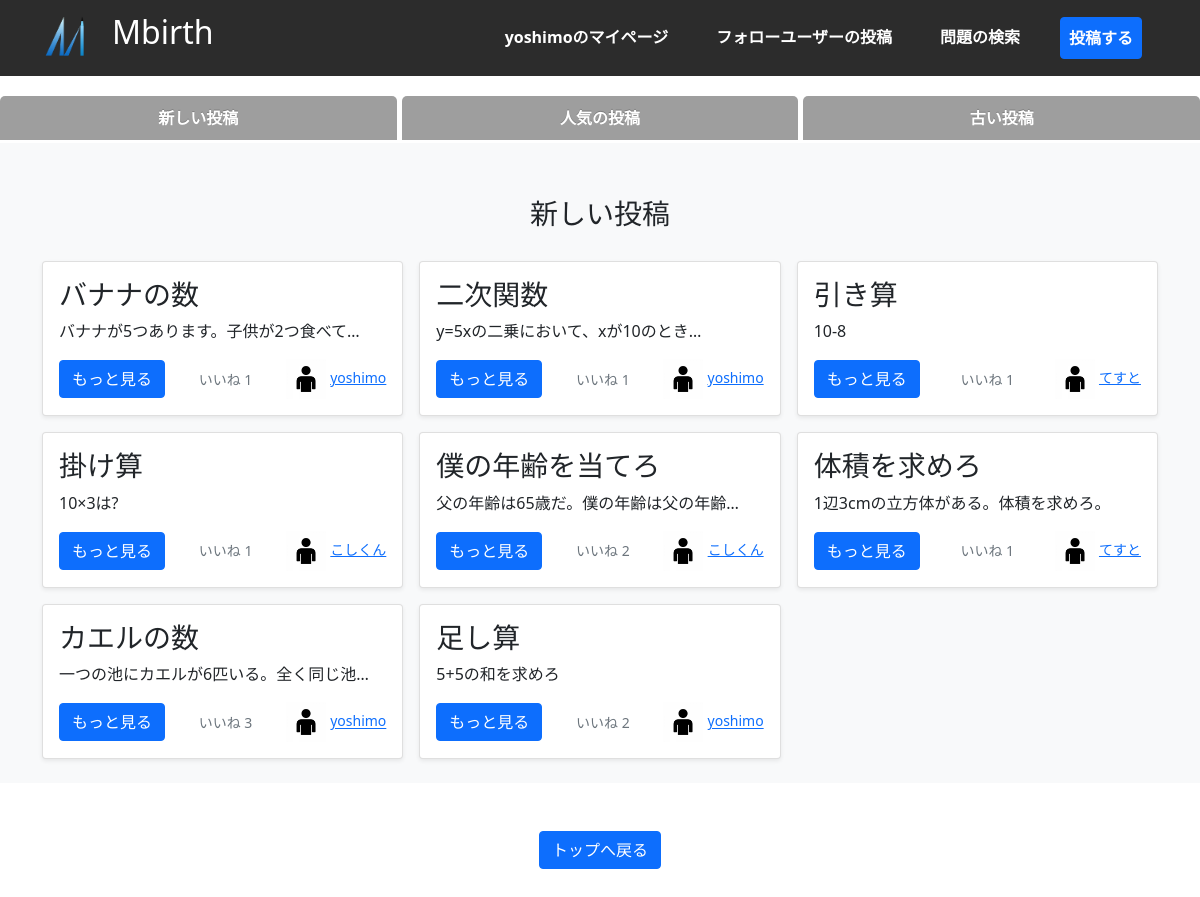
The app's page / (signed in) with its own data.
### accounts/models.py (models this page shows)
class CustomUser(AbstractUser):
    pass

### mathapp/models.py (models this page shows, shortened)
class QuestionPost(models.Model):
    user=models.ForeignKey(
        CustomUser,
        verbose_name="ユーザー",
        on_delete=models.CASCADE
    )
    title=models.CharField(
        max_length=25,
        verbose_name="問題タイトル"
        )
    content=models.TextField(
        verbose_name="問題文"
    )
    img=models.ImageField(
        verbose_name="画像(任意)",
        blank=True, #空欄でもよい
        null=True, #nullを許容
        upload_to="photos"  #MEDIA_ROOT以下のphotosにファイルを保存
    )
    answer=models.CharField(
        verbose_name="答え",
        max_length=30
    )
    explain=models.TextField(
        verbose_name="解説(任意)",
        blank=True,
        null=True,
    )
    posted_at=models.DateTimeField(
        verbose_name="投稿日時",
        auto_now_add=True  #日時を自動追加
    )

### mathapp/views.py (the view)
# urls.py: path("",views.NewQuestionView.as_view(),name="index"),  #新着順
class NewQuestionView(ListView):
    template_name="index.html"
    queryset=QuestionPost.objects.order_by("-posted_at")
    def get_context_data(self, **kwargs):
        context = super().get_context_data(**kwargs)
        context["fillter"] = "新しい投稿"  #htmlに表示させる文字列
        context["serchview"]=False  #検索結果を表示しているか
        question_all=QuestionPost.objects.order_by("-id")
        good_list=[0]  #各々の問題のいいね数を格納
        for question in question_all:
            good_num=len(Like.objects.filter(question=question))  #forで選ばれた問題オブジェクトをLikeモデルのquestionフィールドのフィルタにかけて、その問題のいいね数を取得する
            good_list.append(good_num)  #good_num変数をgood_listリストに格納
        context["good_list"]=good_list  #contextにgood_listに追加
        return context

### mathapp/templatetags/my_templatetags.py (called while the page is built)
@register.simple_tag
def yoshimo_list(some_list: list, index: int):
    try:
        result = some_list[int(index)]
        return result
    except:
        return ""

### mathapp/templates/index.html (shortened to what this page needs)
{% extends 'base.html' %}
{% block contents %}
    {% include 'question_list.html' %}
{% endblock contents %}

### mathapp/templates/base.html (shortened to what this page needs)
{% load static %}
<!DOCTYPE html>
<html lang="ja">
<head>
    <link href="https://cdn.jsdelivr.net/npm/bootstrap@5.0.2/dist/css/bootstrap.min.css" rel="stylesheet"
>
    <link href={% static "css/style.css" %} rel="stylesheet">
</head>
<body>
    <nav class="navbar navbar-expand-lg navbar-light py-2 DownMove" id="header"
        style="background-color: rgb(44, 44, 44);">
        <div class="container" style="background-color: rgb(44, 44, 44);">
            <div class="navbar-brand d-flex" href="#">
                <a href="{% url "mathapp:index" %}">
                    <img src="{% static "img/mbirth_logo.png" %}" alt="" width="50" height="50" style="margin-right: 20px;">
                    <a href="{%  url "mathapp:index" %}" style="text-decoration: none;">
                        <h2 class="text-white">Mbirth</h2>
                    </a>
                </a>
            </div>
            <div class="collapse navbar-collapse" id="navbarNav">
                <ul class="navbar-nav ms-auto" style="background-color: rgb(44, 44, 44);">
                    {% if user.is_authenticated %}
                    <li class="nav-item px-3">
                        <a class="nav-link yoshi-nav" href="{% url "mathapp:user_list" request.user.id %}">{{user.username}}のマイページ</a>
                    </li>
                    <li class="nav-item px-3">
                        <a class="nav-link yoshi-nav" href="{% url "mathapp:follow_post"%}">フォローユーザーの投稿</a>
                    </li>
                    <li class="nav-item px-3">
                        <a class="nav-link yoshi-nav" href="{% url "mathapp:serch"%}">問題の検索</a>
                    </li>
                    <li class="nav-item px-3">
                        <a href="{% url "mathapp:post" %}" class="nav-link yoshi-nav btn btn-primary">投稿する</a>
                    </li>
                    {% endif %}
                </ul>
            </div>
        </div>
    </nav>
    <br><br><br>
            {% block contents %}
            {% endblock contents %}
        <footer>
            <div class="container text-center">
                <a href="{% url "mathapp:index" %}" class="btn btn-primary mx-5 my-5">トップへ戻る</a>
            </div>
        </footer>
</body>
</html>

### mathapp/templates/question_list.html (shortened to what this page needs)
{% load static %}
{% load my_templatetags %}
<br>
<div class="tab-wrap">
    <input id="TAB-01" type="radio" name="TAB" class="tab-switch"onclick="location.href='{% url "mathapp:index" %}'" /><label class="tab-label" for="TAB-01">新しい投稿</label>
    <input id="TAB-03" type="radio" name="TAB" class="tab-switch"onclick="location.href='{% url "mathapp:popular" %}'" /><label class="tab-label" for="TAB-03">人気の投稿</label>
    <input id="TAB-02" type="radio" name="TAB" class="tab-switch"onclick="location.href='{% url "mathapp:old" %}'" /><label class="tab-label" for="TAB-02">古い投稿</label>
</div>
<div class="album py-4 bg-light">
    <div class="container" id="cards">
        <h3 class="" style="text-align: center; margin: 30px;">{{fillter}}</h3>
        <div class="row row-cols-1 row-cols-sm-2 row-cols-md-3 g-3" >
            {% for question in object_list %}
            <div class="col">
                <div class="card shadow-sm">
                    <div class="card-body">
                        <h3 class="card-title">{{question.title}}</h3>
                        <p class="card-text">
                            {{question.content|truncatechars:20}}
                        </p>
                        <div class="d-flex justify-content-between align-items-center">
                            <div class="btn-group">
                                {% if user.is_authenticated %}
                                <button type="button" class="btn btn-primary"onclick="location.href='{% url "mathapp:question_detail" question.pk %}'">もっと見る</button>
                                {% else %}
                                <button type="button" class="btn btn-primary"onclick="location.href='{% url "accounts:login" %}'">ログインしてもっと見る</button>
                                {% endif %}
                            </div>
                            <div class="d-flex">
                                <small class="text-muted">
                                    いいね {% yoshimo_list good_list forloop.counter %}
                                </small>
                            </div>
                            {% if user.is_authenticated %}
                                <div>
                                    <img src="{% static "img/people.jpg" %}" alt="" width="40" height="40">
                                    <small class="text-muted"><a href="{% url "mathapp:user_list" user=question.user.id %}">{{question.user}}</a></small>
                                </div>
                            {% endif %}
                        </div>
                    </div>
                </div>
            </div>
            {% endfor %}
        </div>
    </div>
</div>

### mathapp/static/css/style.css (style rules this page uses)
.navbar .nav-link { color: white !important; font-weight: 700; }
.yoshi-nav { transition: border-bottom .25s; }
#header { position: fixed; width: 100%; z-index: 999; display: flex; justify-content: space-between; align-items: center; color: #fff; text-align: center; padding: 20px; }
#header.DownMove { animation: DownAnime 0.5s forwards; }
.tab-wrap { display: flex; flex-wrap: wrap; margin: 0px 0; }
.tab-wrap:after { content: ''; width: 100%; height: 3px; background: rgba(255, 255, 255, 0); display: block; order: -1; }
.tab-label { color: White; background: rgb(158, 158, 158); font-weight: bold; text-shadow: 0 -1px 0 rgba(0, 0, 0, .2); white-space: nowrap; text-align: center; padding: 10px .5em; order: -1; position: relative; z-index: 1; cursor: pointer; border-radius: 5px 5px 0 0; flex: 1; }
.tab-label:not(:last-of-type) { margin-right: 5px; }

### records on screen
CustomUser: username "yoshimo"
QuestionPost: title "バナナの数", content "バナナが5つあります。子供が2つ食べて…", counter "1", user "yoshimo"
QuestionPost: title "二次関数", content "y=5xの二乗において、xが10のとき…", counter "1", user "yoshimo"
QuestionPost: title "引き算", content "10-8", counter "1", user "てすと"
QuestionPost: title "掛け算", content "10×3は?", counter "1", user "こしくん"
QuestionPost: title "僕の年齢を当てろ", content "父の年齢は65歳だ。僕の年齢は父の年齢…", counter "2", user "こしくん"
QuestionPost: title "体積を求めろ", content "1辺3cmの立方体がある。体積を求めろ。", counter "1", user "てすと"
QuestionPost: title "カエルの数", content "一つの池にカエルが6匹いる。全く同じ池…", counter "3", user "yoshimo"
QuestionPost: title "足し算", content "5+5の和を求めろ", counter "2", user "yoshimo"

### other values on screen
{{ fillter }} "新しい投稿"
